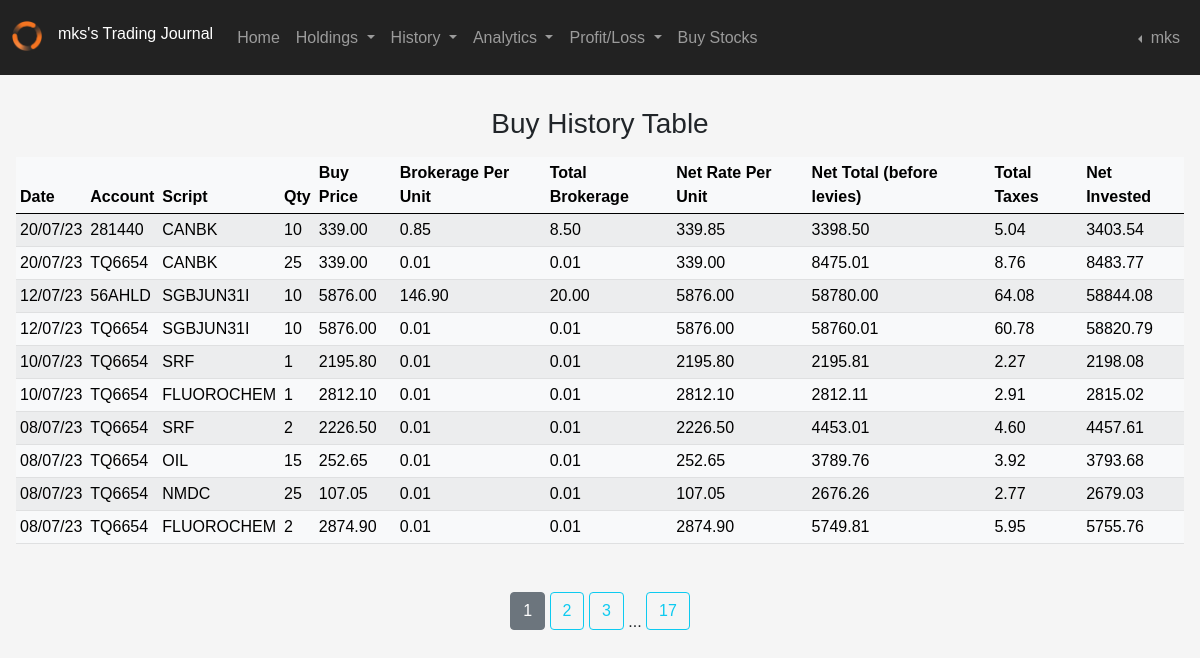
/buy_history (signed in), run on the app's committed database.
### applications/models.py (models this page shows, shortened)
class Users(db.Model, UserMixin):
    __tablename__ = "users"
    id = db.Column(db.Integer(), primary_key=True, autoincrement=True, nullable=False)
    date = db.Column(db.DateTime, server_default=db.func.now(), nullable=False)
    username = db.Column(db.String(45), unique=True, nullable=False)
    email = db.Column(db.String(45), unique=True, nullable=False)
    hash_password = db.Column(db.String(60), nullable=False)
    last_logged = db.Column(db.DateTime, server_default=db.func.now(), server_onupdate=db.func.now(), nullable=False)
    script = db.relationship('Transactions', backref='owner_id', lazy=True)
    brokers = db.relationship('Brokers', backref="user_brokers", lazy=True)
    research = db.relationship('Research', backref="user_research", lazy=True)
    funds = db.relationship('Funds', backref="user_funds", lazy=True)
    @property
    def password(self):
        return self.password

class Transactions(db.Model):
    __tablename__ = "transactions"
    id = db.Column(db.Integer(), primary_key=True, autoincrement=True, nullable=False)
    user_id = db.Column(db.Integer(), db.ForeignKey('users.id', ondelete='CASCADE', deferrable=False))
    date = db.Column(db.DateTime, server_default=db.func.now(), nullable=False)
    trade_mode = db.Column(db.String(length=10), comment="Is it Delivery or Intraday" ,nullable=False)
    call = db.Column(db.String(length=10), comment="Buy/Sell", nullable=False)
    script = db.Column(db.String(length=45))
    price = db.Column(db.Float(), nullable=False)
    qty = db.Column(db.Integer(), nullable=False)
    brokerage_per_unit = db.Column(db.Float(), nullable=False)
    total_brokerage = db.Column(db.Float(), nullable=False)
    net_rate_per_unit = db.Column(db.Float(), nullable=False)
    net_total_before_levies = db.Column(db.Float(), nullable=False)
    transaction_chgs = db.Column(db.Float(), nullable=False)
    dp_chgs = db.Column(db.Float(), nullable=False)
    stt = db.Column(db.Float(), nullable=False)
    sebi_turnover_fees = db.Column(db.Float(), nullable=False)
    stamp_duty = db.Column(db.Float(), nullable=False)
    gst = db.Column(db.Float(), nullable=False)
    total_taxes = db.Column(db.Float(), nullable=False)
    net_total = db.Column(db.Float(), nullable=False)
    broker = db.Column(db.String(length=45))
    trading_code = db.Column(db.String(length=45), nullable=False)
    @property
    def uppercase_convertor(self):
        return self.script

### applications/routers/buy_history_route.py (the view)
@app.route('/buy_history')
@login_required
def buy_history_page():
    trade_mode = "CNC"
    from applications.models import Transactions
    try:
        buy_page = request.args.get('page', 1, int)
        stocks_bought = Transactions.query.filter(Transactions.user_id == current_user.id,\
            Transactions.trade_mode == trade_mode, Transactions.call != "Sell").order_by(Transactions.date.desc()).paginate(page=buy_page, per_page=10)
    except Exception as e:
        flash(f"Something went wrong while reading the database. error: {e}", category='warning')
        return redirect(url_for('home_page'))
    return render_template('buy_history.html',stocks_bought=stocks_bought)

### applications/models.py (called while the page is built)
@login_manager.user_loader
def load_user(user_id):
    return Users.query.get(int(user_id))

### applications/routers/layout_route.py (called while the page is built)
@app.context_processor
def layout_page():
    acs_form = AutoCompleteSearchForm()
    return dict(acs_form=acs_form)

### applications/templates/buy_history.html (shortened to what this page needs)
{% extends 'layout.html' %}
{% block content %}
<div class="table">
    <div class='text-center mb-3'><h3>Buy History Table</h3></div>
    <table class="table table-light table-striped table-sm">
        <thead>
            <tr>
                <th>Date</th>
                <th>Account</th>
                <th>Script</th>
                <th>Qty</th>
                <th>Buy Price</th>
                <th>Brokerage Per Unit</th>
                <th>Total Brokerage</th>
                <th>Net Rate Per Unit</th>
                <th>Net Total (before levies)</th>
                <th>Total Taxes</th>
                <th>Net Invested</th>
            </tr>
        </thead>
        <tbody>
            {% for sb in stocks_bought.items %}
                <tr>
                    <td>{{ sb.date.strftime('%d/%m/%y')}}</td>
                    <td>{{ sb.trading_code }}</td>
                    {% if '_' in sb.script %}
                        <td>{{ sb.script | replace('_', '&') }}</td>
                    {% else %}
                        <td>{{ sb.script }}</td>
                    {% endif %}
                    <td>{{ sb.qty }}</td>
                    <td>{{ format_price(sb.price )}}</td>
                    <td>{{ format_price(sb.brokerage_per_unit) }}</td>
                    <td>{{ format_price(sb.total_brokerage) }}</td>
                    <td>{{ format_price(sb.net_rate_per_unit)}}</td>
                    <td>{{ format_price(sb.net_total_before_levies)}}</td>
                    <td>{{ format_price(sb.total_taxes) }}</td>
                    <td>{{ format_price(sb.net_total )}}</td>
                </tr>
            {% endfor %}
        </tbody>
    </table>
</div>
    <div class="text-center paginated">
        {% for buy_page_num in stocks_bought.iter_pages(left_edge=1, right_edge=1, left_current=1, right_current=2) %}
            {% if buy_page_num %}
                {% if stocks_bought.page == buy_page_num %}
                    <a class="btn btn-secondary mb-4" id="btn-current" href="{{ url_for('buy_history_page', page=buy_page_num) }}">{{ buy_page_num }}</a>
                {% else %}
                    <a class="btn btn-outline-info mb-4" href="{{ url_for('buy_history_page', page=buy_page_num) }}">{{ buy_page_num }}</a>
                {% endif %}
            {% else %}
                ...
            {% endif %}
        {% endfor %}
    </div>
{% endblock content %}
{%- macro format_price(price, thousand_separator=',', decimal_separator='.', decimal_places=2) -%}
{%- set price_as_string = price | string -%}
{%- set price_split = price_as_string.split('.') -%}
{%- set price_integer = price_split[0] -%}
{%- if price_split | count > 1 -%}
{%- set price_fraction = price_split[1] -%}
{%- if price_fraction | length < decimal_places -%}
{%- set price_fraction = price_fraction.ljust(decimal_places, '0') -%}
{%- else -%}
{%- set price_fraction = price_fraction[:decimal_places] -%}
{%- endif -%}
{%- else -%}
{%- set price_fraction = '' -%}
{%- endif -%}
{%- set formatted_price_integer = price_integer | reverse | batch(6) | map('join', '') | join(thousand_separator) | reverse -%}
{%- if price_fraction != '' -%}
{%- set formatted_price = formatted_price_integer ~ decimal_separator ~ price_fraction -%}
{%- else -%}
{%- set formatted_price = formatted_price_integer-%}
{%- endif -%}
{{- formatted_price -}} {%- endmacro -%}

### applications/templates/layout.html (shortened to what this page needs)
<!doctype html>
<html lang="en">
  <head>
    <link href="https://cdn.jsdelivr.net/npm/bootstrap@5.0.2/dist/css/bootstrap.min.css" rel="stylesheet">
    <link href="{{ url_for('static', filename='style.css')}}" rel="stylesheet" type="text/css">
  </head>
  <body>
    <nav class="navbar sticky-top navbar-expand-sm navbar-dark">
        <div class="container-fluid">
          {% if current_user.is_authenticated %}
          <div class="collapse navbar-collapse" id="navbarSupportedContent">
            <div class="logo_nav">
              <img class='mb-1' src="{{ url_for('static', filename='images/nav_dark_logo.png') }}" height=30 width=30 alt="Website Logo">
              <h6 class="title">{{current_user.username}}'s Trading Journal</h6>
            </div>
            <ul class="navbar-nav me-auto mb-2 mb-lg-0">
              <li class="nav-item">
                <a class="nav-link" href="{{ url_for('home_page') }}">Home</a>
              </li>
                <li class="nav-item dropdown">
                  <a class="nav-link dropdown-toggle" href="#" id="navbarDropdown" role="button" data-bs-toggle="dropdown" aria-expanded="false mx-50">
                    Holdings
                  </a>
                </li>
              <li class="nav-item dropdown">
                <a class="nav-link dropdown-toggle" href="#" id="navbarDropdown" role="button" data-bs-toggle="dropdown" aria-expanded="false mx-50">
                  History
                </a>
              </li>
              <li class="nav-item dropdown">
                <a class="nav-link dropdown-toggle" href="#" id="navbarDropdown" role="button" data-bs-toggle="dropdown" aria-expanded="false mx-50">
                  Analytics
                </a>
              </li>
              <li class="nav-item dropdown">
                <a class="nav-link dropdown-toggle" href="#" id="navbarDropdown" role="button" data-bs-toggle="dropdown" aria-expanded="false mx-50">
                  Profit/Loss
                </a>
              </li>
              <li class="nav-item">
                <a class="nav-link" href="{{ url_for('buy_page') }}">Buy Stocks</a>
              </li>
            </ul>
              <div class="d-flex navbar-nav">
                <li class="nav-item dropdown dropstart">
                  <a class="nav-link dropdown-toggle" href="#" id="navbarDropdown" role="button" data-bs-toggle="dropdown" aria-expanded="false mx-50">
                    {{ current_user.username }}
                  </a>
                </li>
              </div>
            {% endif %}
          </div>
        </div>
    </nav>
    <div class="row">
      <div class="col-4"></div>
      <div class="col-4"></div>
    </div>
    {% block content %}
    {% endblock content %}
  </body>
</html>

### applications/static/style.css (style rules this page uses)
body { background-color: whitesmoke; font-family: sans-serif; }
h6.title, div.user_settings, div.table { padding-left: 1rem; padding-right: 1rem; padding-top: 1rem; padding-bottom: 1rem; }
nav { background-color: #222222; color: white; }
.logo_nav { display: flex; align-items: center; }

### data on the page
Users: username "mks"
Transactions: date "20/07/23", trading_code "281440", script "CANBK", qty "10", price "339.00 0.85 8.50 339.85 3398.50 5.04 3403.54"
Transactions: date "20/07/23", trading_code "TQ6654", script "CANBK", qty "25", formatted_price "339.00 0.01 0.01 339.00 8475.01 8.76 8483.77"
Transactions: date "12/07/23", trading_code "56AHLD", script "SGBJUN31I", qty "10", formatted_price "5876.00 146.90 20.00 5876.00 58780.00 64.08 58844.08"
Transactions: date "12/07/23", trading_code "TQ6654", script "SGBJUN31I", qty "10", formatted_price "5876.00 0.01 0.01 5876.00 58760.01 60.78 58820.79"
Transactions: date "10/07/23", trading_code "TQ6654", script "SRF", qty "1", formatted_price "2195.80 0.01 0.01 2195.80 2195.81 2.27 2198.08"
Transactions: date "10/07/23", trading_code "TQ6654", script "FLUOROCHEM", qty "1", formatted_price "2812.10 0.01 0.01 2812.10 2812.11 2.91 2815.02"
Transactions: date "08/07/23", trading_code "TQ6654", script "SRF", qty "2", formatted_price "2226.50 0.01 0.01 2226.50 4453.01 4.60 4457.61"
Transactions: date "08/07/23", trading_code "TQ6654", script "OIL", qty "15", formatted_price "252.65 0.01 0.01 252.65 3789.76 3.92 3793.68"
Transactions: date "08/07/23", trading_code "TQ6654", script "NMDC", qty "25", formatted_price "107.05 0.01 0.01 107.05 2676.26 2.77 2679.03"
Transactions: date "08/07/23", trading_code "TQ6654", script "FLUOROCHEM", qty "2", formatted_price "2874.90 0.01 0.01 2874.90 5749.81 5.95 5755.76"

### other printed values
{{ buy_page_num }} "1"
{{ buy_page_num }} "2" "3" "17"
